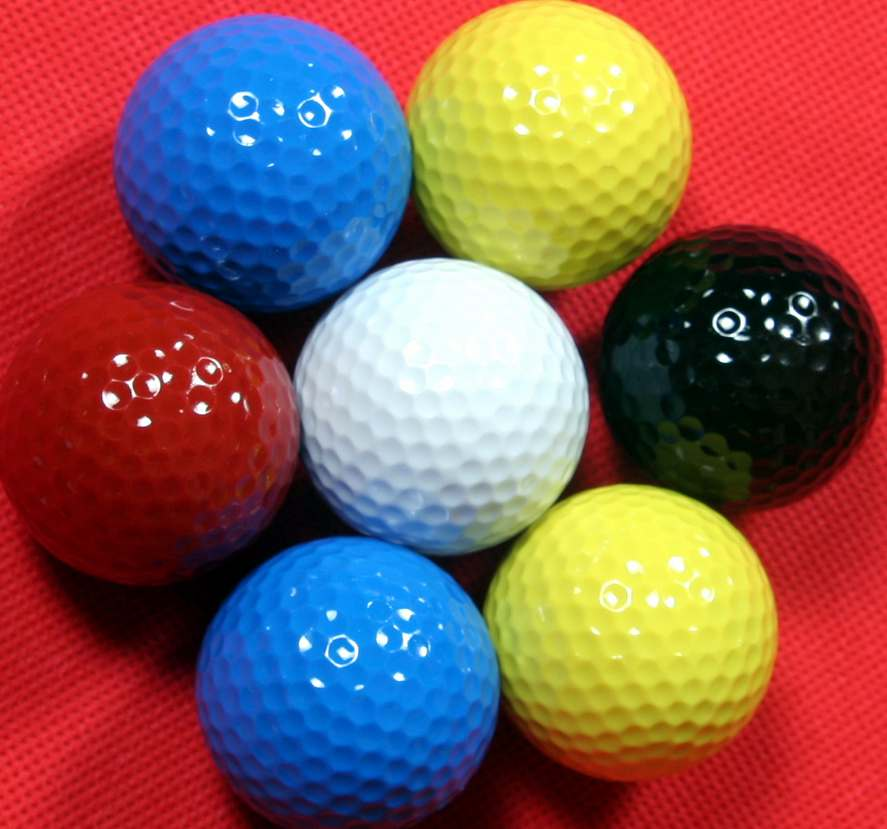
//> input picture Tutorial/DLIP_Tutorial_ColorImageProcessing/color_ball.jpg, 887 x 829 px, given in place of the camera
$ ./DLIP_Tutorial_Filter_Vid   (built with g++ and OpenCV 4)
//> lines starting //> are read from the running program, lines starting //| are printed output that depends on the picture
/*------------------------------------------------------/
* Image Proccessing with Deep Learning
* OpenCV : Filter Demo - Video
* Created: 2021-Spring
------------------------------------------------------*/

#include <opencv2/opencv.hpp>
#include <iostream>


using namespace std;
using namespace cv;

int main()
{
	/*  open the video camera no.0  */
	VideoCapture cap(0);

	if (!cap.isOpened())	// if not success, exit the programm
	{
		cout << "Cannot open the video cam\n";
		return -1;
	}

	namedWindow("MyVideo", WINDOW_AUTOSIZE);

	int key = 0;
	int kernel_size = 11;
	int filter_type = 0;
	while (1)
	{
		Mat src, dst;

		/*  read a new frame from video  */
		bool bSuccess = cap.read(src);
//> src is the input picture: 829 rows x 887 cols, CV_8UC3; mean B, G, R 86, 91, 137.5

		if (!bSuccess)	// if not success, break loop
		{
			cout << "Cannot find a frame from  video stream\n";
			break;
		}


		key = waitKeyEx(30);
//> the key 'b' is pressed
		if (key == 27) // wait for 'ESC' press for 30ms. If 'ESC' is pressed, break loop
		{
			cout << "ESC key is pressed by user\n";
			break;
		}
		else if (key == 'b' || key == 'B')
		{
			filter_type = 1;	// blur
		}

		else if (key == 'L' || key == 'l')
		{
			filter_type = 2;	// Laplacian
		}
		else if (key == 'M' || key == 'm')
		{
			filter_type = 3;	// Median
		}
		else if (key == 2490368 || key == 'u') // 2490368: 위쪽 방향키(Up Arrow)
		{
			if (kernel_size < 31)
				kernel_size += 2;
		}
		else if (key == 2621440 || key == 'd') // 2621440: 아래쪽 방향키(Down Arrow)
		{
			if (kernel_size > 1)
				kernel_size -= 2;
		}
		else if(key == 'n' || key == 'N')
		{
			filter_type = 0;	// None
		}
		if (filter_type == 1)
			blur(src, dst, cv::Size(kernel_size, kernel_size), cv::Point(-1, -1));
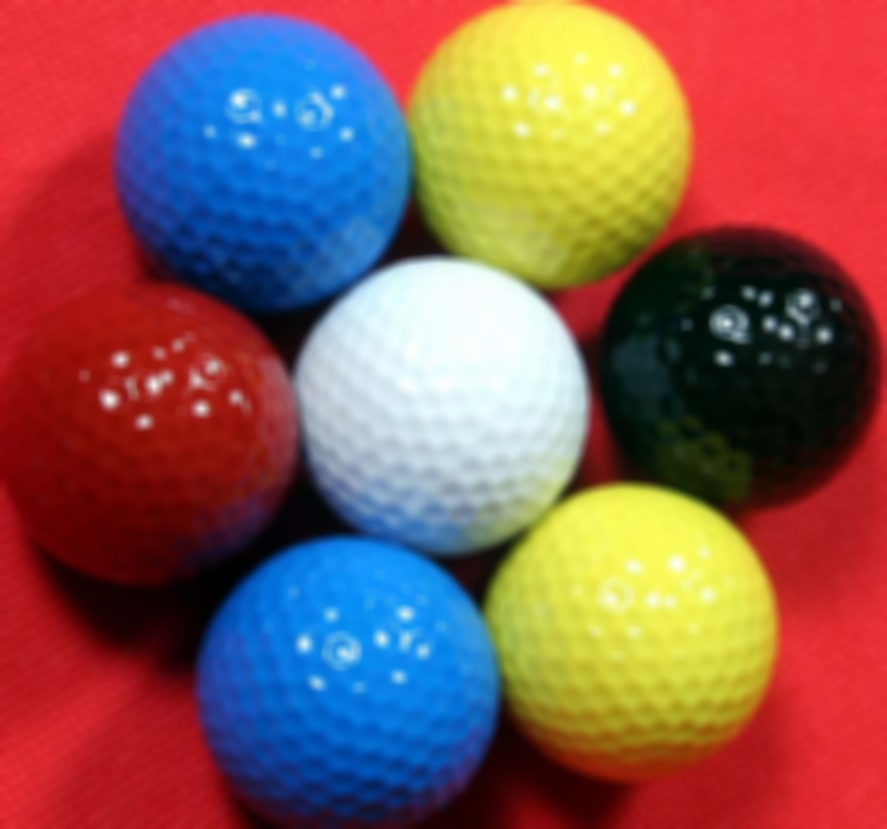
//> dst: 829 rows x 887 cols, CV_8UC3; mean B, G, R 86, 91, 137.5
//> the key 'l' is pressed
		else if (filter_type == 2)
			Laplacian(src, dst, CV_16S, kernel_size, 1, 0, BORDER_DEFAULT);
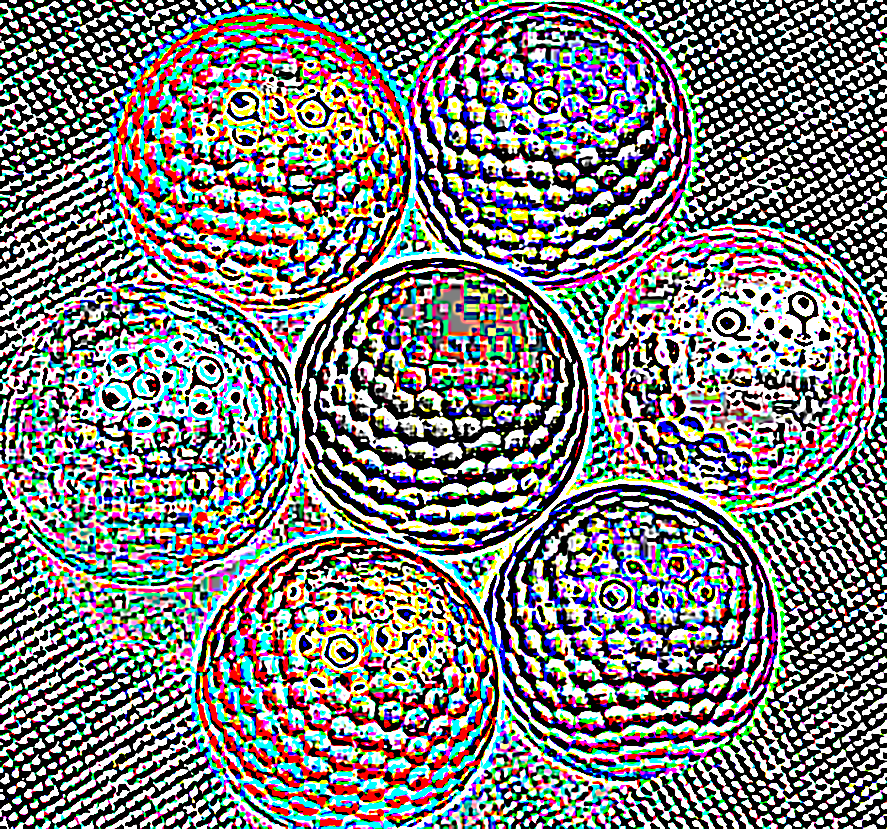
//> dst: 829 rows x 887 cols, CV_16SC3; mean B, G, R -22.9, -21.7, -73; drawn with min black and max white
//> the key 'm' is pressed
		else if (filter_type == 3)
			medianBlur(src, dst, kernel_size);
//> dst: 829 rows x 887 cols, CV_8UC3
//> the Esc key is pressed
		else
			src.copyTo(dst);

		imshow("MyVideo", dst);
	}
	return 0;
}
